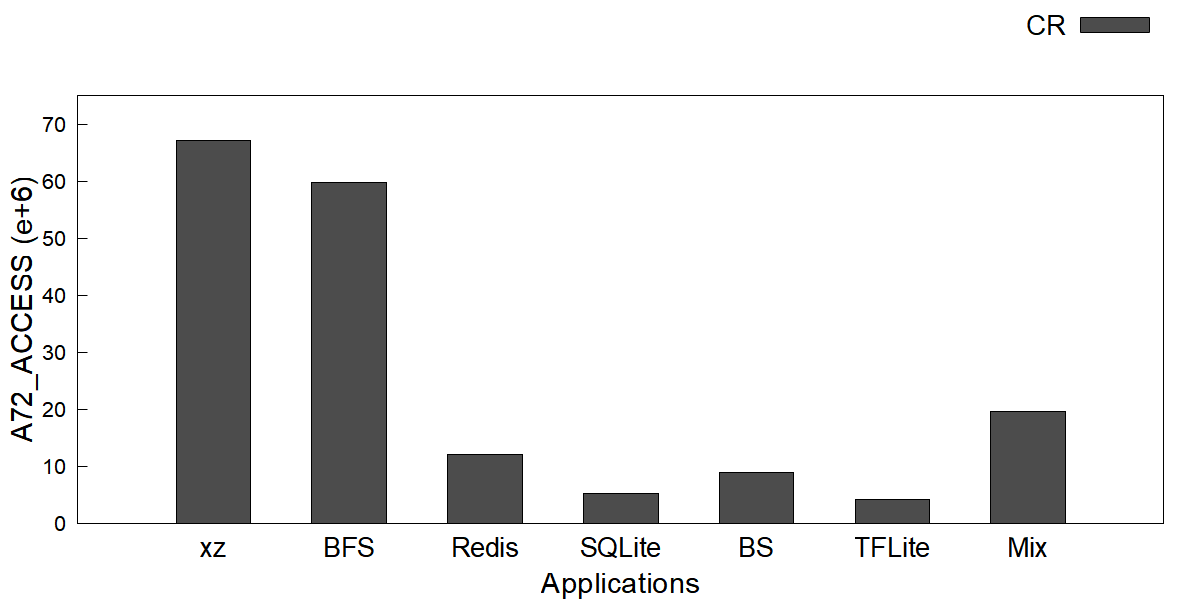

Write gnuplot code to recreate this figure.
# tile_a72_access.plt - one counter, one bar per application per data path.
#
# Style mirrors the paper bar charts (image/*.plt): clustered
# bars, Arial 16/22/20, opaque fill with black border, key
# outside top right.  Bars use `with boxes` with explicit
# width and offsets (see tools/gen_fig_plts.py); xrange
# [0:8] centers the 7 application groups.  Full 4-side
# frame (border 15), tics only on left y / bottom x
# (nomirror).  Colors: 2-series figures use #B2172B
# (left, dark) / #F5A682 (right, light); the 3-series
# figure keeps dark gray / light gray / red.
#
# Linear y axis: values / 1e6 (see the using clause),
# ylabel unit (e+6), yrange just above the data max,
# coarse integer tics (1/2/5 x 10^k step).
#
# Data: fig/tile_a72_access.dat (raw differenced rates).
#
# Usage: gnuplot fig/tile_a72_access.plt   (from the repo root)

set terminal pngcairo size 1200,600 enhanced font 'Arial,16'
set output 'fig/tile_a72_access.png'

set ylabel 'A72\_ACCESS (e+6)' font 'Arial,22'
set xlabel 'Applications' font 'Arial,22'

set style fill solid border -1
set boxwidth 0.55

set yrange [0:75]
set format y '%.0f'
set ytics 10

set border 15
set ytics nomirror
set xtics nomirror

# xtics anchored at the cluster centers (1..7); the app
# names come from fig/tile_a72_access.dat column 1.
set xtics ('xz' 1, 'BFS' 2, 'Redis' 3, 'SQLite' 4, 'BS' 5, 'TFLite' 6, 'Mix' 7) font ',20'
set xrange [0:8]

set tmargin 4
set key outside top right horizontal font 'Arial,20'

C_CR = "#4C4C4C"

plot 'fig/tile_a72_access.dat' using ($0+1):($2/1e6) with boxes title 'CR' lc rgb C_CR
